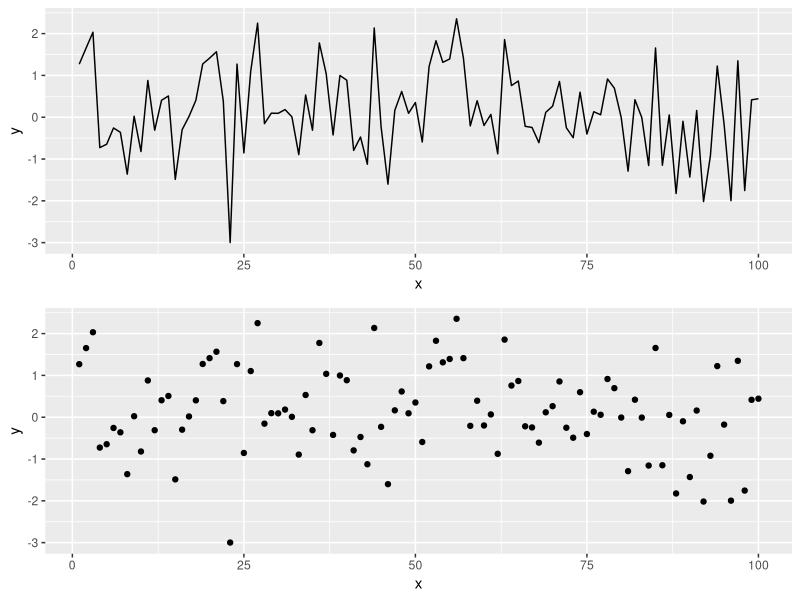

Generate this figure with R:
## ---- chunk 1
knitr::opts_chunk$set(echo = TRUE,fig.width = 8, fig.height = 8, fig.alig = "center")
## ---- chunk 2
library(tidyverse)
library(gridExtra)
## ---- chunk 3
# Simulating data according to a normal distribution
x <- seq(1:100)
y <- rnorm(100) # Generating data form a normal distribution with mean 0 and variance 1
data <- data.frame(x = x, y = y ) # Creating a data frame
p1 = ggplot(data, aes(x= x, y = y)) +
geom_line()
p2 = ggplot(data, aes(x= x, y = y)) +
geom_point()
grid.arrange(p1, p2)
